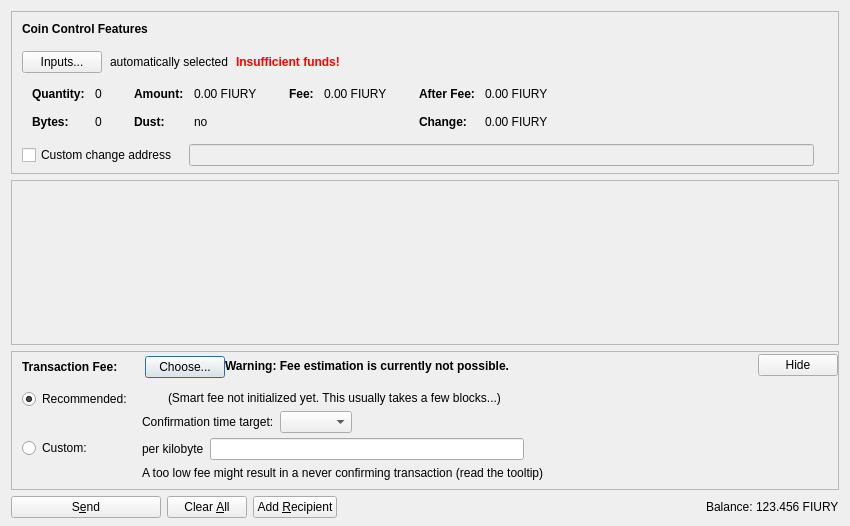
<?xml version="1.0" encoding="UTF-8"?>
<ui version="4.0">
 <class>SendCoinsDialog</class>
 <widget class="QDialog" name="SendCoinsDialog">
  <property name="geometry">
   <rect>
    <x>0</x>
    <y>0</y>
    <width>850</width>
    <height>526</height>
   </rect>
  </property>
  <property name="windowTitle">
   <string>Send Coins</string>
  </property>
  <layout class="QVBoxLayout" name="verticalLayout" stretch="0,1,0,0">
   <property name="bottomMargin">
    <number>8</number>
   </property>
   <item>
    <widget class="QFrame" name="frameCoinControl">
     <property name="sizePolicy">
      <sizepolicy hsizetype="Expanding" vsizetype="Expanding">
       <horstretch>0</horstretch>
       <verstretch>0</verstretch>
      </sizepolicy>
     </property>
     <property name="maximumSize">
      <size>
       <width>16777215</width>
       <height>16777215</height>
      </size>
     </property>
     <property name="frameShape">
      <enum>QFrame::StyledPanel</enum>
     </property>
     <property name="frameShadow">
      <enum>QFrame::Sunken</enum>
     </property>
     <layout class="QVBoxLayout" name="verticalLayoutCoinControl2">
      <property name="spacing">
       <number>0</number>
      </property>
      <property name="leftMargin">
       <number>0</number>
      </property>
      <property name="topMargin">
       <number>0</number>
      </property>
      <property name="rightMargin">
       <number>0</number>
      </property>
      <property name="bottomMargin">
       <number>6</number>
      </property>
      <item>
       <layout class="QVBoxLayout" name="verticalLayoutCoinControl" stretch="0,0,0,0,1">
        <property name="spacing">
         <number>0</number>
        </property>
        <property name="leftMargin">
         <number>10</number>
        </property>
        <property name="topMargin">
         <number>10</number>
        </property>
        <item>
         <layout class="QHBoxLayout" name="horizontalLayoutCoinControl1">
          <property name="bottomMargin">
           <number>15</number>
          </property>
          <item>
           <widget class="QLabel" name="labelCoinControlFeatures">
            <property name="sizePolicy">
             <sizepolicy hsizetype="Preferred" vsizetype="Maximum">
              <horstretch>0</horstretch>
              <verstretch>0</verstretch>
             </sizepolicy>
            </property>
            <property name="font">
             <font>
              <weight>75</weight>
              <bold>true</bold>
             </font>
            </property>
            <property name="styleSheet">
             <string notr="true">font-weight:bold;</string>
            </property>
            <property name="text">
             <string>Coin Control Features</string>
            </property>
           </widget>
          </item>
         </layout>
        </item>
        <item>
         <layout class="QHBoxLayout" name="horizontalLayoutCoinControl2" stretch="0,0,0,0">
          <property name="spacing">
           <number>8</number>
          </property>
          <property name="bottomMargin">
           <number>10</number>
          </property>
          <item>
           <widget class="QPushButton" name="pushButtonCoinControl">
            <property name="styleSheet">
             <string notr="true"/>
            </property>
            <property name="text">
             <string>Inputs...</string>
            </property>
            <property name="autoDefault">
             <bool>false</bool>
            </property>
           </widget>
          </item>
          <item>
           <widget class="QLabel" name="labelCoinControlAutomaticallySelected">
            <property name="text">
             <string>automatically selected</string>
            </property>
            <property name="margin">
             <number>5</number>
            </property>
           </widget>
          </item>
          <item>
           <widget class="QLabel" name="labelCoinControlInsuffFunds">
            <property name="font">
             <font>
              <weight>75</weight>
              <bold>true</bold>
             </font>
            </property>
            <property name="styleSheet">
             <string notr="true">color:red;font-weight:bold;</string>
            </property>
            <property name="text">
             <string>Insufficient funds!</string>
            </property>
            <property name="margin">
             <number>5</number>
            </property>
           </widget>
          </item>
          <item>
           <spacer name="horizontalSpacerCoinControl">
            <property name="orientation">
             <enum>Qt::Horizontal</enum>
            </property>
            <property name="sizeHint" stdset="0">
             <size>
              <width>40</width>
              <height>1</height>
             </size>
            </property>
           </spacer>
          </item>
         </layout>
        </item>
        <item>
         <widget class="QWidget" name="widgetCoinControl" native="true">
          <property name="sizePolicy">
           <sizepolicy hsizetype="Preferred" vsizetype="Preferred">
            <horstretch>0</horstretch>
            <verstretch>0</verstretch>
           </sizepolicy>
          </property>
          <property name="minimumSize">
           <size>
            <width>0</width>
            <height>0</height>
           </size>
          </property>
          <property name="styleSheet">
           <string notr="true"/>
          </property>
          <layout class="QHBoxLayout" name="horizontalLayoutCoinControl5">
           <property name="leftMargin">
            <number>0</number>
           </property>
           <property name="topMargin">
            <number>0</number>
           </property>
           <property name="rightMargin">
            <number>0</number>
           </property>
           <property name="bottomMargin">
            <number>0</number>
           </property>
           <item>
            <layout class="QHBoxLayout" name="horizontalLayoutCoinControl3" stretch="0,0,0,1">
             <property name="spacing">
              <number>20</number>
             </property>
             <property name="topMargin">
              <number>0</number>
             </property>
             <property name="bottomMargin">
              <number>10</number>
             </property>
             <item>
              <layout class="QFormLayout" name="formLayoutCoinControl1">
               <property name="horizontalSpacing">
                <number>10</number>
               </property>
               <property name="verticalSpacing">
                <number>14</number>
               </property>
               <property name="leftMargin">
                <number>10</number>
               </property>
               <property name="topMargin">
                <number>4</number>
               </property>
               <property name="rightMargin">
                <number>6</number>
               </property>
               <item row="0" column="0">
                <widget class="QLabel" name="labelCoinControlQuantityText">
                 <property name="font">
                  <font>
                   <weight>75</weight>
                   <bold>true</bold>
                  </font>
                 </property>
                 <property name="text">
                  <string>Quantity:</string>
                 </property>
                 <property name="margin">
                  <number>0</number>
                 </property>
                </widget>
               </item>
               <item row="0" column="1">
                <widget class="QLabel" name="labelCoinControlQuantity">
                 <property name="cursor">
                  <cursorShape>IBeamCursor</cursorShape>
                 </property>
                 <property name="contextMenuPolicy">
                  <enum>Qt::ActionsContextMenu</enum>
                 </property>
                 <property name="text">
                  <string notr="true">0</string>
                 </property>
                 <property name="margin">
                  <number>0</number>
                 </property>
                 <property name="textInteractionFlags">
                  <set>Qt::LinksAccessibleByMouse|Qt::TextSelectableByKeyboard|Qt::TextSelectableByMouse</set>
                 </property>
                </widget>
               </item>
               <item row="1" column="0">
                <widget class="QLabel" name="labelCoinControlBytesText">
                 <property name="font">
                  <font>
                   <weight>75</weight>
                   <bold>true</bold>
                  </font>
                 </property>
                 <property name="text">
                  <string>Bytes:</string>
                 </property>
                </widget>
               </item>
               <item row="1" column="1">
                <widget class="QLabel" name="labelCoinControlBytes">
                 <property name="cursor">
                  <cursorShape>IBeamCursor</cursorShape>
                 </property>
                 <property name="contextMenuPolicy">
                  <enum>Qt::ActionsContextMenu</enum>
                 </property>
                 <property name="text">
                  <string notr="true">0</string>
                 </property>
                 <property name="textInteractionFlags">
                  <set>Qt::LinksAccessibleByMouse|Qt::TextSelectableByKeyboard|Qt::TextSelectableByMouse</set>
                 </property>
                </widget>
               </item>
              </layout>
             </item>
             <item>
              <layout class="QFormLayout" name="formLayoutCoinControl2">
               <property name="horizontalSpacing">
                <number>10</number>
               </property>
               <property name="verticalSpacing">
                <number>14</number>
               </property>
               <property name="leftMargin">
                <number>6</number>
               </property>
               <property name="topMargin">
                <number>4</number>
               </property>
               <property name="rightMargin">
                <number>6</number>
               </property>
               <item row="0" column="0">
                <widget class="QLabel" name="labelCoinControlAmountText">
                 <property name="font">
                  <font>
                   <weight>75</weight>
                   <bold>true</bold>
                  </font>
                 </property>
                 <property name="text">
                  <string>Amount:</string>
                 </property>
                 <property name="margin">
                  <number>0</number>
                 </property>
                </widget>
               </item>
               <item row="0" column="1">
                <widget class="QLabel" name="labelCoinControlAmount">
                 <property name="cursor">
                  <cursorShape>IBeamCursor</cursorShape>
                 </property>
                 <property name="contextMenuPolicy">
                  <enum>Qt::ActionsContextMenu</enum>
                 </property>
                 <property name="text">
                  <string notr="true">0.00 FIURY</string>
                 </property>
                 <property name="textInteractionFlags">
                  <set>Qt::LinksAccessibleByMouse|Qt::TextSelectableByKeyboard|Qt::TextSelectableByMouse</set>
                 </property>
                </widget>
               </item>
               <item row="1" column="0">
                <widget class="QLabel" name="labelCoinControlLowOutputText">
                 <property name="font">
                  <font>
                   <weight>75</weight>
                   <bold>true</bold>
                  </font>
                 </property>
                 <property name="text">
                  <string>Dust:</string>
                 </property>
                </widget>
               </item>
               <item row="1" column="1">
                <widget class="QLabel" name="labelCoinControlLowOutput">
                 <property name="cursor">
                  <cursorShape>IBeamCursor</cursorShape>
                 </property>
                 <property name="contextMenuPolicy">
                  <enum>Qt::ActionsContextMenu</enum>
                 </property>
                 <property name="text">
                  <string notr="true">no</string>
                 </property>
                 <property name="textInteractionFlags">
                  <set>Qt::LinksAccessibleByMouse|Qt::TextSelectableByKeyboard|Qt::TextSelectableByMouse</set>
                 </property>
                </widget>
               </item>
              </layout>
             </item>
             <item>
              <layout class="QFormLayout" name="formLayoutCoinControl3">
               <property name="horizontalSpacing">
                <number>10</number>
               </property>
               <property name="verticalSpacing">
                <number>14</number>
               </property>
               <property name="leftMargin">
                <number>6</number>
               </property>
               <property name="topMargin">
                <number>4</number>
               </property>
               <property name="rightMargin">
                <number>6</number>
               </property>
               <item row="0" column="0">
                <widget class="QLabel" name="labelCoinControlFeeText">
                 <property name="font">
                  <font>
                   <weight>75</weight>
                   <bold>true</bold>
                  </font>
                 </property>
                 <property name="text">
                  <string>Fee:</string>
                 </property>
                 <property name="margin">
                  <number>0</number>
                 </property>
                </widget>
               </item>
               <item row="0" column="1">
                <widget class="QLabel" name="labelCoinControlFee">
                 <property name="cursor">
                  <cursorShape>IBeamCursor</cursorShape>
                 </property>
                 <property name="contextMenuPolicy">
                  <enum>Qt::ActionsContextMenu</enum>
                 </property>
                 <property name="text">
                  <string notr="true">0.00 FIURY</string>
                 </property>
                 <property name="textInteractionFlags">
                  <set>Qt::LinksAccessibleByMouse|Qt::TextSelectableByKeyboard|Qt::TextSelectableByMouse</set>
                 </property>
                </widget>
               </item>
              </layout>
             </item>
             <item>
              <layout class="QFormLayout" name="formLayoutCoinControl4">
               <property name="horizontalSpacing">
                <number>10</number>
               </property>
               <property name="verticalSpacing">
                <number>14</number>
               </property>
               <property name="leftMargin">
                <number>6</number>
               </property>
               <property name="topMargin">
                <number>4</number>
               </property>
               <property name="rightMargin">
                <number>6</number>
               </property>
               <item row="0" column="0">
                <widget class="QLabel" name="labelCoinControlAfterFeeText">
                 <property name="font">
                  <font>
                   <weight>75</weight>
                   <bold>true</bold>
                  </font>
                 </property>
                 <property name="text">
                  <string>After Fee:</string>
                 </property>
                 <property name="margin">
                  <number>0</number>
                 </property>
                </widget>
               </item>
               <item row="0" column="1">
                <widget class="QLabel" name="labelCoinControlAfterFee">
                 <property name="cursor">
                  <cursorShape>IBeamCursor</cursorShape>
                 </property>
                 <property name="contextMenuPolicy">
                  <enum>Qt::ActionsContextMenu</enum>
                 </property>
                 <property name="text">
                  <string notr="true">0.00 FIURY</string>
                 </property>
                 <property name="textInteractionFlags">
                  <set>Qt::LinksAccessibleByMouse|Qt::TextSelectableByKeyboard|Qt::TextSelectableByMouse</set>
                 </property>
                </widget>
               </item>
               <item row="1" column="0">
                <widget class="QLabel" name="labelCoinControlChangeText">
                 <property name="font">
                  <font>
                   <weight>75</weight>
                   <bold>true</bold>
                  </font>
                 </property>
                 <property name="text">
                  <string>Change:</string>
                 </property>
                </widget>
               </item>
               <item row="1" column="1">
                <widget class="QLabel" name="labelCoinControlChange">
                 <property name="cursor">
                  <cursorShape>IBeamCursor</cursorShape>
                 </property>
                 <property name="contextMenuPolicy">
                  <enum>Qt::ActionsContextMenu</enum>
                 </property>
                 <property name="text">
                  <string notr="true">0.00 FIURY</string>
                 </property>
                 <property name="textInteractionFlags">
                  <set>Qt::LinksAccessibleByMouse|Qt::TextSelectableByKeyboard|Qt::TextSelectableByMouse</set>
                 </property>
                </widget>
               </item>
              </layout>
             </item>
            </layout>
           </item>
          </layout>
         </widget>
        </item>
        <item>
         <layout class="QHBoxLayout" name="horizontalLayoutCoinControl4" stretch="0,0,0">
          <property name="spacing">
           <number>12</number>
          </property>
          <property name="sizeConstraint">
           <enum>QLayout::SetDefaultConstraint</enum>
          </property>
          <property name="topMargin">
           <number>5</number>
          </property>
          <property name="rightMargin">
           <number>5</number>
          </property>
          <item>
           <widget class="QCheckBox" name="checkBoxCoinControlChange">
            <property name="toolTip">
             <string>If this is activated, but the change address is empty or invalid, change will be sent to a newly generated address.</string>
            </property>
            <property name="text">
             <string>Custom change address</string>
            </property>
           </widget>
          </item>
          <item>
           <widget class="QValidatedLineEdit" name="lineEditCoinControlChange">
            <property name="enabled">
             <bool>false</bool>
            </property>
            <property name="sizePolicy">
             <sizepolicy hsizetype="Expanding" vsizetype="Fixed">
              <horstretch>0</horstretch>
              <verstretch>0</verstretch>
             </sizepolicy>
            </property>
           </widget>
          </item>
          <item>
           <widget class="QLabel" name="labelCoinControlChangeLabel">
            <property name="sizePolicy">
             <sizepolicy hsizetype="Preferred" vsizetype="Expanding">
              <horstretch>0</horstretch>
              <verstretch>0</verstretch>
             </sizepolicy>
            </property>
            <property name="minimumSize">
             <size>
              <width>0</width>
              <height>0</height>
             </size>
            </property>
            <property name="text">
             <string/>
            </property>
            <property name="margin">
             <number>3</number>
            </property>
           </widget>
          </item>
         </layout>
        </item>
        <item>
         <spacer name="verticalSpacerCoinControl">
          <property name="orientation">
           <enum>Qt::Vertical</enum>
          </property>
          <property name="sizeHint" stdset="0">
           <size>
            <width>800</width>
            <height>1</height>
           </size>
          </property>
         </spacer>
        </item>
       </layout>
      </item>
     </layout>
    </widget>
   </item>
   <item>
    <widget class="QScrollArea" name="scrollArea">
     <property name="widgetResizable">
      <bool>true</bool>
     </property>
     <widget class="QWidget" name="scrollAreaWidgetContents">
      <property name="geometry">
       <rect>
        <x>0</x>
        <y>0</y>
        <width>830</width>
        <height>104</height>
       </rect>
      </property>
      <layout class="QVBoxLayout" name="verticalLayout_2" stretch="0,1">
       <property name="leftMargin">
        <number>0</number>
       </property>
       <property name="topMargin">
        <number>0</number>
       </property>
       <property name="rightMargin">
        <number>0</number>
       </property>
       <property name="bottomMargin">
        <number>0</number>
       </property>
       <item>
        <layout class="QVBoxLayout" name="entries">
         <property name="spacing">
          <number>6</number>
         </property>
        </layout>
       </item>
       <item>
        <spacer name="verticalSpacer">
         <property name="orientation">
          <enum>Qt::Vertical</enum>
         </property>
         <property name="sizeHint" stdset="0">
          <size>
           <width>20</width>
           <height>40</height>
          </size>
         </property>
        </spacer>
       </item>
      </layout>
     </widget>
    </widget>
   </item>
   <item>
    <widget class="QFrame" name="frameFee">
     <property name="sizePolicy">
      <sizepolicy hsizetype="Expanding" vsizetype="Expanding">
       <horstretch>0</horstretch>
       <verstretch>0</verstretch>
      </sizepolicy>
     </property>
     <property name="maximumSize">
      <size>
       <width>16777215</width>
       <height>16777215</height>
      </size>
     </property>
     <property name="frameShape">
      <enum>QFrame::StyledPanel</enum>
     </property>
     <property name="frameShadow">
      <enum>QFrame::Sunken</enum>
     </property>
     <layout class="QVBoxLayout" name="verticalLayoutFee1">
      <property name="spacing">
       <number>0</number>
      </property>
      <property name="leftMargin">
       <number>0</number>
      </property>
      <property name="topMargin">
       <number>0</number>
      </property>
      <property name="rightMargin">
       <number>0</number>
      </property>
      <property name="bottomMargin">
       <number>0</number>
      </property>
      <item>
       <layout class="QVBoxLayout" name="verticalLayoutFee2" stretch="0,0,0">
        <property name="spacing">
         <number>0</number>
        </property>
        <property name="leftMargin">
         <number>10</number>
        </property>
        <property name="topMargin">
         <number>0</number>
        </property>
        <item>
         <layout class="QHBoxLayout" name="horizontalLayoutFee1">
          <property name="bottomMargin">
           <number>0</number>
          </property>
          <item>
           <layout class="QVBoxLayout" name="verticalLayoutFee7">
            <property name="spacing">
             <number>0</number>
            </property>
            <item>
             <spacer name="verticalSpacerSmartFee">
              <property name="orientation">
               <enum>Qt::Vertical</enum>
              </property>
              <property name="sizeType">
               <enum>QSizePolicy::Fixed</enum>
              </property>
              <property name="sizeHint" stdset="0">
               <size>
                <width>1</width>
                <height>4</height>
               </size>
              </property>
             </spacer>
            </item>
            <item>
             <layout class="QHBoxLayout" name="horizontalLayoutSmartFee">
              <property name="spacing">
               <number>10</number>
              </property>
              <item>
               <widget class="QLabel" name="labelFeeHeadline">
                <property name="sizePolicy">
                 <sizepolicy hsizetype="Preferred" vsizetype="Maximum">
                  <horstretch>0</horstretch>
                  <verstretch>0</verstretch>
                 </sizepolicy>
                </property>
                <property name="font">
                 <font>
                  <weight>75</weight>
                  <bold>true</bold>
                 </font>
                </property>
                <property name="styleSheet">
                 <string notr="true">font-weight:bold;</string>
                </property>
                <property name="text">
                 <string>Transaction Fee:</string>
                </property>
               </widget>
              </item>
              <item>
               <widget class="QLabel" name="labelFeeMinimized">
                <property name="text">
                 <string/>
                </property>
               </widget>
              </item>
              <item>
               <widget class="QPushButton" name="buttonChooseFee">
                <property name="text">
                 <string>Choose...</string>
                </property>
               </widget>
              </item>
             </layout>
            </item>
            <item>
             <spacer name="verticalSpacer_5">
              <property name="orientation">
               <enum>Qt::Vertical</enum>
              </property>
              <property name="sizeHint" stdset="0">
               <size>
                <width>1</width>
                <height>1</height>
               </size>
              </property>
             </spacer>
            </item>
           </layout>
          </item>
          <item>
           <widget class="QLabel" name="fallbackFeeWarningLabel">
            <property name="toolTip">
             <string>Using the fallbackfee can result in sending a transaction that will take several hours or days (or never) to confirm. Consider choosing your fee manually or wait until you have validated the complete chain.</string>
            </property>
            <property name="font">
            <font>
                <weight>75</weight>
                <bold>true</bold>
            </font>
            </property>
            <property name="text">
             <string>Warning: Fee estimation is currently not possible.</string>
            </property>
            <property name="wordWrap">
             <bool>false</bool>
            </property>
           </widget>
          </item>
          <item>
           <spacer name="horizontalSpacer_4">
            <property name="orientation">
             <enum>Qt::Horizontal</enum>
            </property>
            <property name="sizeType">
             <enum>QSizePolicy::MinimumExpanding</enum>
            </property>
            <property name="sizeHint" stdset="0">
             <size>
              <width>40</width>
              <height>20</height>
             </size>
            </property>
           </spacer>
          </item>
          <item>
           <widget class="QPushButton" name="buttonMinimizeFee">
            <property name="toolTip">
             <string>collapse fee-settings</string>
            </property>
            <property name="text">
             <string>Hide</string>
            </property>
           </widget>
          </item>
         </layout>
        </item>
        <item>
         <widget class="QFrame" name="frameFeeSelection">
          <layout class="QVBoxLayout" name="verticalLayoutFee12">
           <property name="spacing">
            <number>0</number>
           </property>
           <property name="leftMargin">
            <number>0</number>
           </property>
           <property name="topMargin">
            <number>0</number>
           </property>
           <property name="rightMargin">
            <number>0</number>
           </property>
           <property name="bottomMargin">
            <number>0</number>
           </property>
           <item>
            <layout class="QGridLayout" name="gridLayoutFee">
             <property name="topMargin">
              <number>10</number>
             </property>
             <property name="bottomMargin">
              <number>4</number>
             </property>
             <property name="horizontalSpacing">
              <number>10</number>
             </property>
             <property name="verticalSpacing">
              <number>4</number>
             </property>
             <item row="1" column="1">
              <layout class="QVBoxLayout" name="verticalLayoutFee8">
               <property name="spacing">
                <number>6</number>
               </property>
               <item>
                <layout class="QHBoxLayout" name="horizontalLayoutFee13">
                 <item>
                  <widget class="QLabel" name="labelCustomPerKilobyte">
                   <property name="toolTip">
                    <string>Specify a custom fee per kB (1,000 bytes) of the transaction's virtual size.

Note:  Since the fee is calculated on a per-byte basis, a fee of "100 satoshis per kB" for a transaction size of 500 bytes (half of 1 kB) would ultimately yield a fee of only 50 satoshis.</string>
                   </property>
                   <property name="text">
                    <string>per kilobyte</string>
                   </property>
                  </widget>
                 </item>
                 <item>
                  <widget class="BitcoinAmountField" name="customFee"/>
                 </item>
                 <item>
                  <spacer name="horizontalSpacer_6">
                   <property name="orientation">
                    <enum>Qt::Horizontal</enum>
                   </property>
                   <property name="sizeHint" stdset="0">
                    <size>
                     <width>1</width>
                     <height>1</height>
                    </size>
                   </property>
                  </spacer>
                 </item>
                </layout>
               </item>
               <item>
                <layout class="QHBoxLayout" name="horizontalLayoutFee8">
                 <item>
                  <widget class="QLabel" name="labelCustomFeeWarning">
                   <property name="enabled">
                    <bool>true</bool>
                   </property>
                   <property name="toolTip">
                    <string>When there is less transaction volume than space in the blocks, miners as well as relaying nodes may enforce a minimum fee. Paying only this minimum fee is just fine, but be aware that this can result in a never confirming transaction once there is more demand for fiurycoin transactions than the network can process.</string>
                   </property>
                   <property name="text">
                    <string>A too low fee might result in a never confirming transaction (read the tooltip)</string>
                   </property>
                  </widget>
                 </item>
                 <item>
                  <spacer name="horizontalSpacer_2">
                   <property name="orientation">
                    <enum>Qt::Horizontal</enum>
                   </property>
                   <property name="sizeHint" stdset="0">
                    <size>
                     <width>1</width>
                     <height>1</height>
                    </size>
                   </property>
                  </spacer>
                 </item>
                </layout>
               </item>
              </layout>
             </item>
             <item row="0" column="0">
              <layout class="QVBoxLayout" name="verticalLayoutFee4" stretch="0,1">
               <item>
                <widget class="QRadioButton" name="radioSmartFee">
                 <property name="text">
                  <string>Recommended:</string>
                 </property>
                 <property name="checked">
                  <bool>true</bool>
                 </property>
                 <attribute name="buttonGroup">
                  <string notr="true">groupFee</string>
                 </attribute>
                </widget>
               </item>
               <item>
                <spacer name="verticalSpacer_2">
                 <property name="orientation">
                  <enum>Qt::Vertical</enum>
                 </property>
                 <property name="sizeHint" stdset="0">
                  <size>
                   <width>1</width>
                   <height>1</height>
                  </size>
                 </property>
                </spacer>
               </item>
              </layout>
             </item>
             <item row="1" column="0">
              <layout class="QVBoxLayout" name="verticalLayoutFee9" stretch="0,1">
               <item>
                <widget class="QRadioButton" name="radioCustomFee">
                 <property name="text">
                  <string>Custom:</string>
                 </property>
                 <attribute name="buttonGroup">
                  <string notr="true">groupFee</string>
                 </attribute>
                </widget>
               </item>
               <item>
                <spacer name="verticalSpacer_6">
                 <property name="orientation">
                  <enum>Qt::Vertical</enum>
                 </property>
                 <property name="sizeHint" stdset="0">
                  <size>
                   <width>1</width>
                   <height>1</height>
                  </size>
                 </property>
                </spacer>
               </item>
              </layout>
             </item>
             <item row="0" column="1">
              <layout class="QVBoxLayout" name="verticalLayoutFee3" stretch="0,0,1">
               <property name="spacing">
                <number>6</number>
               </property>
               <property name="topMargin">
                <number>2</number>
               </property>
               <item>
                <layout class="QHBoxLayout" name="horizontalLayoutFee12">
                 <item>
                  <widget class="QLabel" name="labelSmartFee">
                   <property name="text">
                    <string/>
                   </property>
                  </widget>
                 </item>
                 <item>
                  <widget class="QLabel" name="labelFeeEstimation">
                   <property name="text">
                    <string/>
                   </property>
                  </widget>
                 </item>
                 <item>
                  <widget class="QLabel" name="labelSmartFee2">
                   <property name="text">
                    <string>(Smart fee not initialized yet. This usually takes a few blocks...)</string>
                   </property>
                  </widget>
                 </item>
                 <item>
                  <spacer name="horizontalSpacer_5">
                   <property name="orientation">
                    <enum>Qt::Horizontal</enum>
                   </property>
                   <property name="sizeHint" stdset="0">
                    <size>
                     <width>1</width>
                     <height>1</height>
                    </size>
                   </property>
                  </spacer>
                 </item>
                </layout>
               </item>
               <item>
                <layout class="QHBoxLayout" name="horizontalLayoutFee9">
                 <item>
                  <layout class="QVBoxLayout" name="verticalLayoutFee6">
                   <item>
                    <widget class="QLabel" name="labelSmartFee3">
                     <property name="text">
                      <string>Confirmation time target:</string>
                     </property>
                    </widget>
                   </item>
                  </layout>
                 </item>
                 <item>
                  <layout class="QVBoxLayout" name="verticalLayoutFee5">
                   <property name="rightMargin">
                    <number>30</number>
                   </property>
                   <item>
                    <layout class="QHBoxLayout" name="horizontalLayoutConfTarget">
                     <property name="bottomMargin">
                      <number>0</number>
                     </property>
                     <item>
                      <widget class="QComboBox" name="confTargetSelector"/>
                     </item>
                     <item>
                      <spacer name="horizontalSpacerConfTarget">
                       <property name="orientation">
                        <enum>Qt::Horizontal</enum>
                       </property>
                       <property name="sizeHint" stdset="0">
                        <size>
                         <width>40</width>
                         <height>20</height>
                        </size>
                       </property>
                      </spacer>
                     </item>
                    </layout>
                   </item>
                  </layout>
                 </item>
                </layout>
               </item>
               <item>
                <spacer name="verticalSpacer_4">
                 <property name="orientation">
                  <enum>Qt::Vertical</enum>
                 </property>
                 <property name="sizeHint" stdset="0">
                  <size>
                   <width>1</width>
                   <height>1</height>
                  </size>
                 </property>
                </spacer>
               </item>
              </layout>
             </item>
            </layout>
           </item>
          </layout>
         </widget>
        </item>
        <item>
         <spacer name="verticalSpacerFee">
          <property name="orientation">
           <enum>Qt::Vertical</enum>
          </property>
          <property name="sizeHint" stdset="0">
           <size>
            <width>40</width>
            <height>5</height>
           </size>
          </property>
         </spacer>
        </item>
       </layout>
      </item>
     </layout>
    </widget>
   </item>
   <item>
    <layout class="QHBoxLayout" name="horizontalLayout">
     <item>
      <widget class="QPushButton" name="sendButton">
       <property name="minimumSize">
        <size>
         <width>150</width>
         <height>0</height>
        </size>
       </property>
       <property name="toolTip">
        <string>Confirm the send action</string>
       </property>
       <property name="text">
        <string>S&amp;end</string>
       </property>
       <property name="icon">
        <iconset resource="../bitcoin.qrc">
         <normaloff>:/icons/send</normaloff>:/icons/send</iconset>
       </property>
       <property name="autoDefault">
        <bool>false</bool>
       </property>
       <property name="default">
        <bool>false</bool>
       </property>
      </widget>
     </item>
     <item>
      <widget class="QPushButton" name="clearButton">
       <property name="sizePolicy">
        <sizepolicy hsizetype="Minimum" vsizetype="Fixed">
         <horstretch>0</horstretch>
         <verstretch>0</verstretch>
        </sizepolicy>
       </property>
       <property name="toolTip">
        <string>Clear all fields of the form.</string>
       </property>
       <property name="text">
        <string>Clear &amp;All</string>
       </property>
       <property name="icon">
        <iconset resource="../bitcoin.qrc">
         <normaloff>:/icons/remove</normaloff>:/icons/remove</iconset>
       </property>
       <property name="autoDefault">
        <bool>false</bool>
       </property>
      </widget>
     </item>
     <item>
      <widget class="QPushButton" name="addButton">
       <property name="toolTip">
        <string>Send to multiple recipients at once</string>
       </property>
       <property name="text">
        <string>Add &amp;Recipient</string>
       </property>
       <property name="icon">
        <iconset resource="../bitcoin.qrc">
         <normaloff>:/icons/add</normaloff>:/icons/add</iconset>
       </property>
       <property name="autoDefault">
        <bool>false</bool>
       </property>
      </widget>
     </item>
     <item>
      <spacer name="horizontalSpacer">
       <property name="orientation">
        <enum>Qt::Horizontal</enum>
       </property>
       <property name="sizeHint" stdset="0">
        <size>
         <width>40</width>
         <height>20</height>
        </size>
       </property>
      </spacer>
     </item>
     <item>
      <layout class="QHBoxLayout" name="horizontalLayout_2">
       <property name="spacing">
        <number>3</number>
       </property>
       <item>
        <widget class="QLabel" name="label">
         <property name="sizePolicy">
          <sizepolicy hsizetype="Preferred" vsizetype="Fixed">
           <horstretch>0</horstretch>
           <verstretch>0</verstretch>
          </sizepolicy>
         </property>
         <property name="text">
          <string>Balance:</string>
         </property>
        </widget>
       </item>
       <item>
        <widget class="QLabel" name="labelBalance">
         <property name="sizePolicy">
          <sizepolicy hsizetype="Preferred" vsizetype="Fixed">
           <horstretch>0</horstretch>
           <verstretch>0</verstretch>
          </sizepolicy>
         </property>
         <property name="cursor">
          <cursorShape>IBeamCursor</cursorShape>
         </property>
         <property name="text">
          <string notr="true">123.456 FIURY</string>
         </property>
         <property name="textInteractionFlags">
          <set>Qt::LinksAccessibleByMouse|Qt::TextSelectableByKeyboard|Qt::TextSelectableByMouse</set>
         </property>
        </widget>
       </item>
      </layout>
     </item>
    </layout>
   </item>
  </layout>
 </widget>
 <customwidgets>
  <customwidget>
   <class>QValidatedLineEdit</class>
   <extends>QLineEdit</extends>
   <header>qt/qvalidatedlineedit.h</header>
  </customwidget>
  <customwidget>
   <class>BitcoinAmountField</class>
   <extends>QLineEdit</extends>
   <header>qt/bitcoinamountfield.h</header>
   <container>1</container>
  </customwidget>
 </customwidgets>
 <resources>
  <include location="../bitcoin.qrc"/>
 </resources>
 <connections/>
 <buttongroups>
  <buttongroup name="groupFee"/>
 </buttongroups>
</ui>
